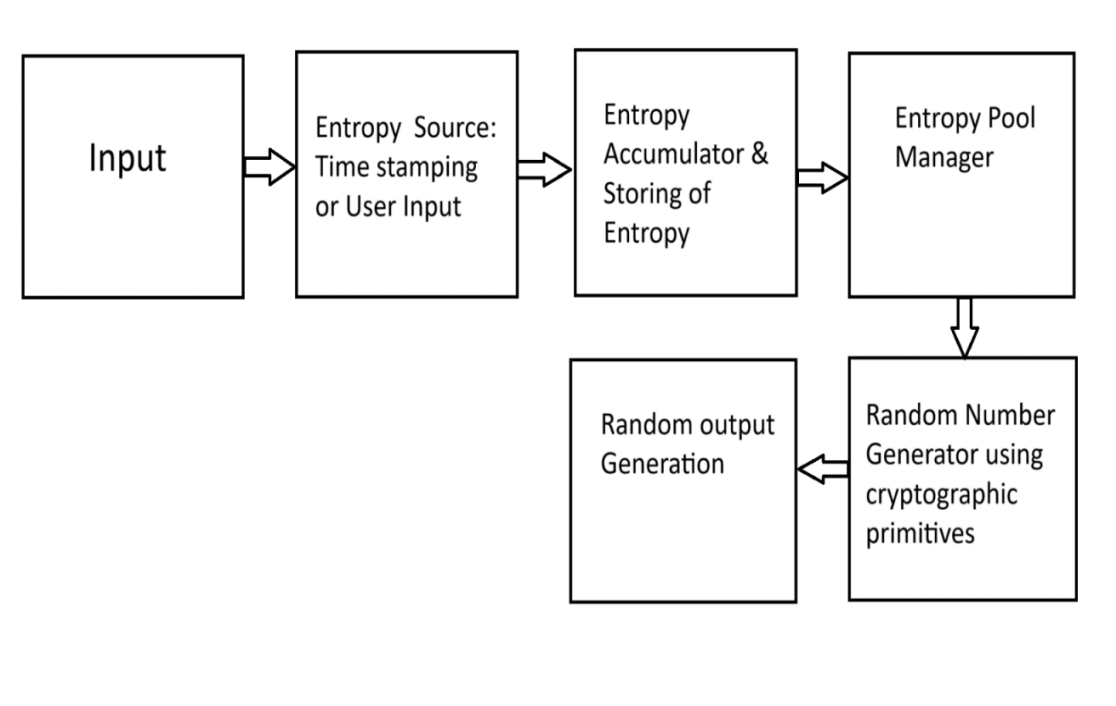
#> input picture key generation.png, 1116 x 706 px; its folder holds only this picture in this run
$ python -i Cryptography.py   (imports and definitions only)
#> lines starting #> are read from the running program, lines starting #| are printed output that depends on the picture
import tkinter
from tkinter import *
import tkinter as tk
import tkinter.messagebox as mbox
from tkinter import ttk
from tkinter import filedialog
from PIL import ImageTk, Image;
import cv2
import os
import numpy as np
from cv2 import *
import random
from PIL import Image


#created main window
# [6 lines not run here, left out]
# global bright, con
# global frp, tname  # list of paths
frp = []
tname = []
con = 1
bright = 0
panelB = None
panelA = None

# function defined to get the path of the image selected
def getpath(path):
    a = path.split(r'/')
    # print(a)
    fname = a[-1]
    l = len(fname)
    location = path[:-l]
    return location

# function defined to get the folder name from which image is selected
# [5 lines left out: function getfoldername, not called in this run]

# function defined to get the file name of image is selected
def getfilename(path):
    a = path.split(r'/')
    fname = a[-1]
    a = fname.split('.')
    a = a[0]
    return a

# function defined to open the image file
def openfilename():
    filename = filedialog.askopenfilename(title='"pen')
#> the answer given: key generation.png
    return filename

# function defined to open the selected image
from PIL import Image, ImageTk

def open_img():
    global x, panelA, panelB
    global count, eimg, location, filename
    count = 0
    x = openfilename()
    img = Image.open(x)
#> img is the input picture: PIL image 1116x706 RGBA; mean R, G, B, A 244.3, 244.3, 244.3, 255
    eimg = img
    # Resize the image to fit within 400x400 pixels
    img = img.resize((400, 400))
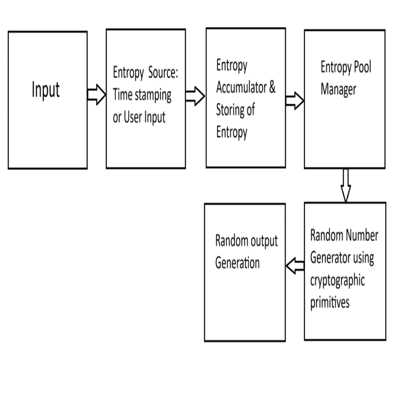
#> img: PIL image 400x400 RGBA; mean R, G, B, A 244, 244, 244, 255
    img = ImageTk.PhotoImage(img)
    temp = x
    location = getpath(temp)
    filename = getfilename(temp)
    # print(x)
    if panelA is None or panelB is None:
        panelA = Label(image=img)
        panelA.image = img
        panelA.pack(side="left", padx=10, pady=10)
        panelB = Label(image=img)
        panelB.image = img
        panelB.pack(side="right", padx=10, pady=10)
    else:
        panelA.configure(image=img)
        panelB.configure(image=img)
        panelA.image = img
        panelB.image = img


# function defined for make the sketch of image selected
# [62 lines left out: functions en_fun, de_fun, reset, save_img, not called in this run]


# top label
start1 = tk.Label(text = "Image Encryption\nDecryption", font=("Arial", 40), fg="magenta") # same way bg
# [1 line not run here, left out]

# original image label
start1 = tk.Label(text = "Original\nImage", font=("Arial", 40), fg="magenta") # same way bg
# [1 line not run here, left out]

# edited image label
start1 = tk.Label(text = "Encrypted\nDecrypted\nImage", font=("Arial", 40), fg="magenta") # same way bg
# [1 line not run here, left out]

# choose button created
# [1 line that did not run here, left out]
# [1 line not run here, left out]

# save button created
# [1 line that did not run here, left out]
# [1 line not run here, left out]

# Encrypt button created
# [1 line that did not run here, left out]
# [1 line not run here, left out]

# decrypt button created
#deb = Button(window, text="Decrypt",command=de_fun,font=("Arial", 20), bg = "orange", fg = "blue", borderwidth=3, relief="raised")
#deb.place(x =450 , y =620 )

# reset button created
# [1 line that did not run here, left out]
# [1 line not run here, left out]

# function created for exiting
def exit_win():
    if mbox.askokcancel("Exit", "Do you want to exit?"):
        window.destroy()

# exit button created
# [1 line that did not run here, left out]
# [4 lines not run here, left out]

>>> result = open_img()
